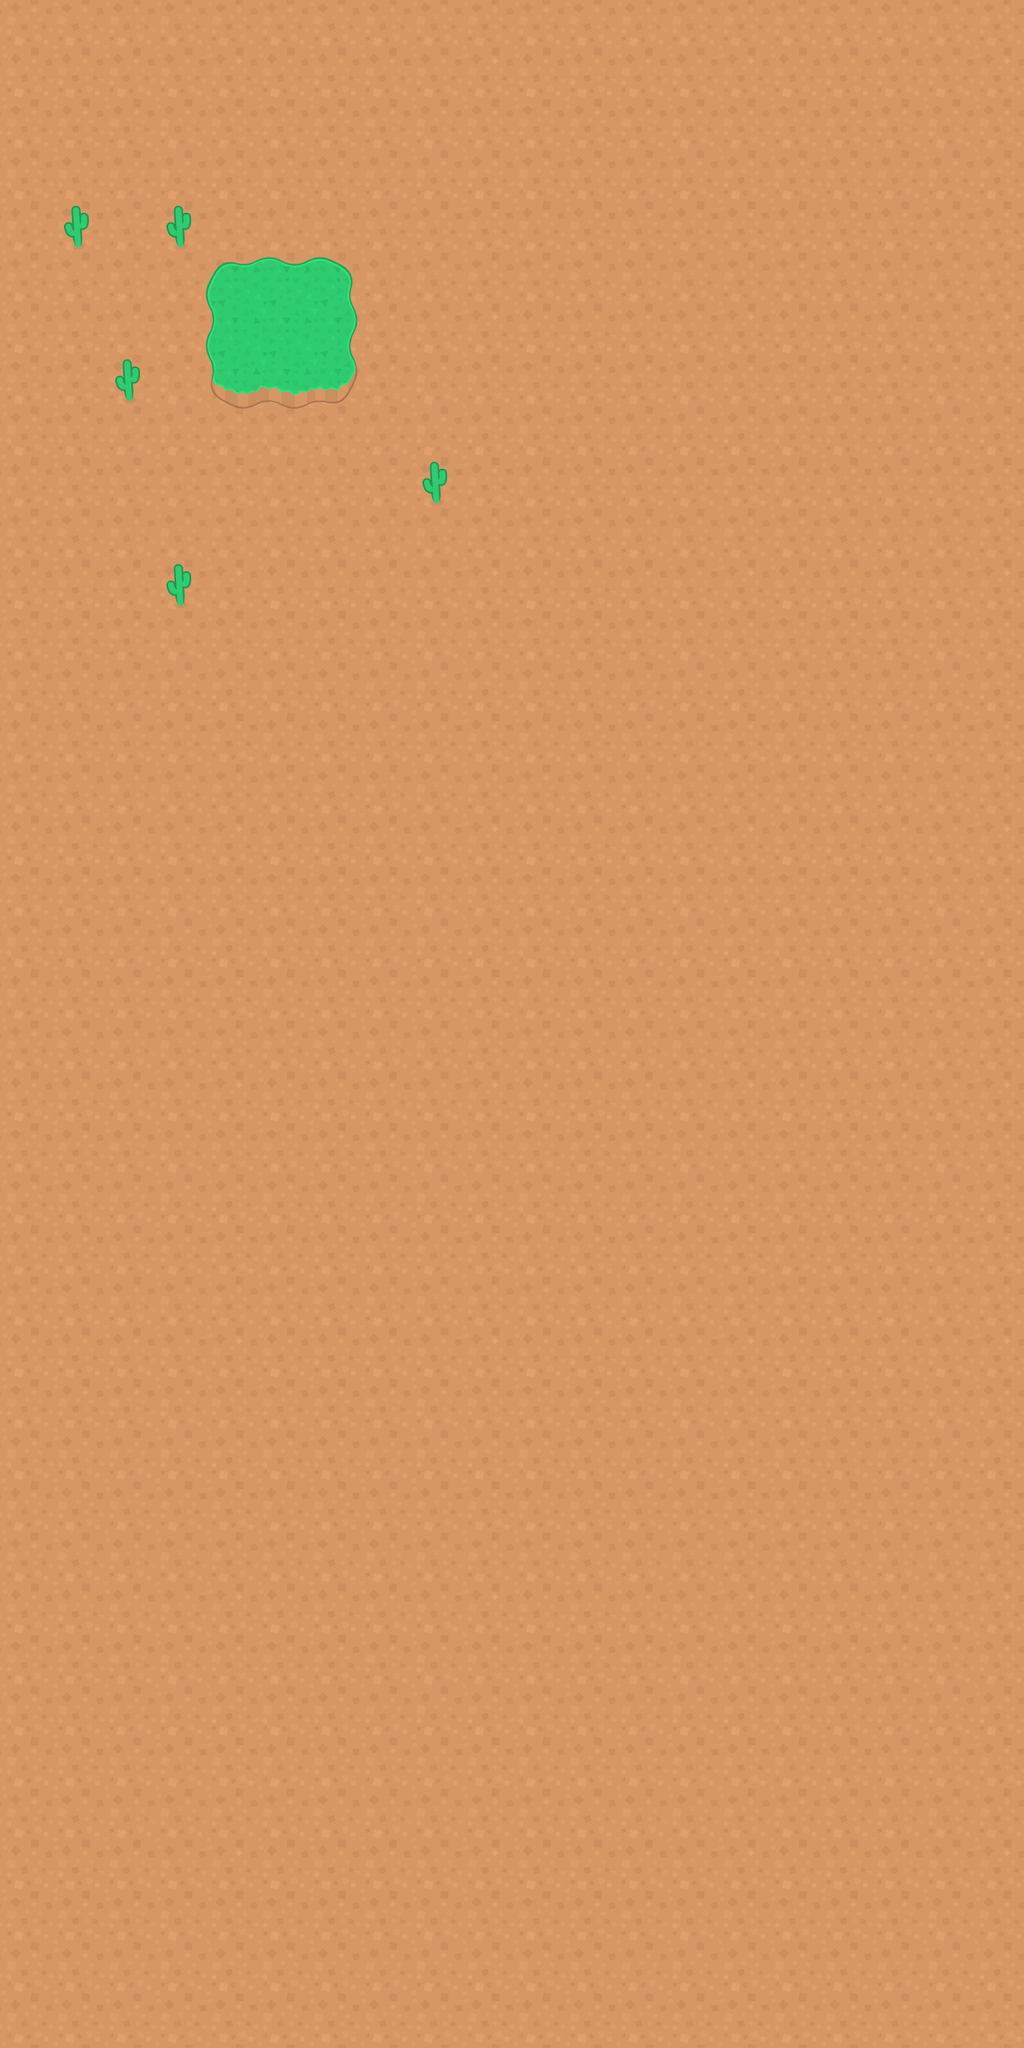

Rendered tile map (Tiled .tmx) drawn with the repository's tilesets; below, a short description and the full map source, tile grids included:
An orthogonal 20x40 tile map with 64x64 px tiles, 3 tile layers (ground, hills, cactus).

<map version="1.2" tiledversion="1.3.4" orientation="orthogonal" renderorder="right-down" width="20" height="40" tilewidth="64" tileheight="64" infinite="0" nextlayerid="7" nextobjectid="1">
 <editorsettings>
  <export target="map1.json" format="json" />
 </editorsettings>
 <tileset firstgid="1" name="tiles1" tilewidth="64" tileheight="64" tilecount="204" columns="17">
  <image source="tiles.png" width="1088" height="768" />
 </tileset>
 <layer id="1" name="ground" width="20" height="40" locked="1">
  <data encoding="csv">
92,92,92,92,92,92,92,92,92,92,92,92,92,92,92,92,92,92,92,92,
92,92,92,92,92,92,92,92,92,92,92,92,92,92,92,92,92,92,92,92,
92,92,92,92,92,92,92,92,92,92,92,92,92,92,92,92,92,92,92,92,
92,92,92,92,92,92,92,92,92,92,92,92,92,92,92,92,92,92,92,92,
92,92,92,92,92,92,92,92,92,92,92,92,92,92,92,92,92,92,92,92,
92,92,92,92,92,92,92,92,92,92,92,92,92,92,92,92,92,92,92,92,
92,92,92,92,92,92,92,92,92,92,92,92,92,92,92,92,92,92,92,92,
92,92,92,92,92,92,92,92,92,92,92,92,92,92,92,92,92,92,92,92,
92,92,92,92,92,92,92,92,92,92,92,92,92,92,92,92,92,92,92,92,
92,92,92,92,92,92,92,92,92,92,92,92,92,92,92,92,92,92,92,92,
92,92,92,92,92,92,92,92,92,92,92,92,92,92,92,92,92,92,92,92,
92,92,92,92,92,92,92,92,92,92,92,92,92,92,92,92,92,92,92,92,
92,92,92,92,92,92,92,92,92,92,92,92,92,92,92,92,92,92,92,92,
92,92,92,92,92,92,92,92,92,92,92,92,92,92,92,92,92,92,92,92,
92,92,92,92,92,92,92,92,92,92,92,92,92,92,92,92,92,92,92,92,
92,92,92,92,92,92,92,92,92,92,92,92,92,92,92,92,92,92,92,92,
92,92,92,92,92,92,92,92,92,92,92,92,92,92,92,92,92,92,92,92,
92,92,92,92,92,92,92,92,92,92,92,92,92,92,92,92,92,92,92,92,
92,92,92,92,92,92,92,92,92,92,92,92,92,92,92,92,92,92,92,92,
92,92,92,92,92,92,92,92,92,92,92,92,92,92,92,92,92,92,92,92,
92,92,92,92,92,92,92,92,92,92,92,92,92,92,92,92,92,92,92,92,
92,92,92,92,92,92,92,92,92,92,92,92,92,92,92,92,92,92,92,92,
92,92,92,92,92,92,92,92,92,92,92,92,92,92,92,92,92,92,92,92,
92,92,92,92,92,92,92,92,92,92,92,92,92,92,92,92,92,92,92,92,
92,92,92,92,92,92,92,92,92,92,92,92,92,92,92,92,92,92,92,92,
92,92,92,92,92,92,92,92,92,92,92,92,92,92,92,92,92,92,92,92,
92,92,92,92,92,92,92,92,92,92,92,92,92,92,92,92,92,92,92,92,
92,92,92,92,92,92,92,92,92,92,92,92,92,92,92,92,92,92,92,92,
92,92,92,92,92,92,92,92,92,92,92,92,92,92,92,92,92,92,92,92,
92,92,92,92,92,92,92,92,92,92,92,92,92,92,92,92,92,92,92,92,
92,92,92,92,92,92,92,92,92,92,92,92,92,92,92,92,92,92,92,92,
92,92,92,92,92,92,92,92,92,92,92,92,92,92,92,92,92,92,92,92,
92,92,92,92,92,92,92,92,92,92,92,92,92,92,92,92,92,92,92,92,
92,92,92,92,92,92,92,92,92,92,92,92,92,92,92,92,92,92,92,92,
92,92,92,92,92,92,92,92,92,92,92,92,92,92,92,92,92,92,92,92,
92,92,92,92,92,92,92,92,92,92,92,92,92,92,92,92,92,92,92,92,
92,92,92,92,92,92,92,92,92,92,92,92,92,92,92,92,92,92,92,92,
92,92,92,92,92,92,92,92,92,92,92,92,92,92,92,92,92,92,92,92,
92,92,92,92,92,92,92,92,92,92,92,92,92,92,92,92,92,92,92,92,
92,92,92,92,92,92,92,92,92,92,92,92,92,92,92,92,92,92,92,92
</data>
 </layer>
 <layer id="6" name="hills" width="20" height="40">
  <data encoding="csv">
0,0,0,0,0,0,0,0,0,0,0,0,0,0,0,0,0,0,0,0,
0,0,0,0,0,0,0,0,0,0,0,0,0,0,0,0,0,0,0,0,
0,0,0,0,0,0,0,0,0,0,0,0,0,0,0,0,0,0,0,0,
0,0,0,0,0,0,0,0,0,0,0,0,0,0,0,0,0,0,0,0,
0,0,0,0,0,0,0,0,0,0,0,0,0,0,0,0,0,0,0,0,
0,0,0,0,6,7,8,0,0,0,0,0,0,0,0,0,0,0,0,0,
0,0,0,0,23,24,25,0,0,0,0,0,0,0,0,0,0,0,0,0,
0,0,0,0,40,41,42,0,0,0,0,0,0,0,0,0,0,0,0,0,
0,0,0,0,0,0,0,0,0,0,0,0,0,0,0,0,0,0,0,0,
0,0,0,0,0,0,0,0,0,0,0,0,0,0,0,0,0,0,0,0,
0,0,0,0,0,0,0,0,0,0,0,0,0,0,0,0,0,0,0,0,
0,0,0,0,0,0,0,0,0,0,0,0,0,0,0,0,0,0,0,0,
0,0,0,0,0,0,0,0,0,0,0,0,0,0,0,0,0,0,0,0,
0,0,0,0,0,0,0,0,0,0,0,0,0,0,0,0,0,0,0,0,
0,0,0,0,0,0,0,0,0,0,0,0,0,0,0,0,0,0,0,0,
0,0,0,0,0,0,0,0,0,0,0,0,0,0,0,0,0,0,0,0,
0,0,0,0,0,0,0,0,0,0,0,0,0,0,0,0,0,0,0,0,
0,0,0,0,0,0,0,0,0,0,0,0,0,0,0,0,0,0,0,0,
0,0,0,0,0,0,0,0,0,0,0,0,0,0,0,0,0,0,0,0,
0,0,0,0,0,0,0,0,0,0,0,0,0,0,0,0,0,0,0,0,
0,0,0,0,0,0,0,0,0,0,0,0,0,0,0,0,0,0,0,0,
0,0,0,0,0,0,0,0,0,0,0,0,0,0,0,0,0,0,0,0,
0,0,0,0,0,0,0,0,0,0,0,0,0,0,0,0,0,0,0,0,
0,0,0,0,0,0,0,0,0,0,0,0,0,0,0,0,0,0,0,0,
0,0,0,0,0,0,0,0,0,0,0,0,0,0,0,0,0,0,0,0,
0,0,0,0,0,0,0,0,0,0,0,0,0,0,0,0,0,0,0,0,
0,0,0,0,0,0,0,0,0,0,0,0,0,0,0,0,0,0,0,0,
0,0,0,0,0,0,0,0,0,0,0,0,0,0,0,0,0,0,0,0,
0,0,0,0,0,0,0,0,0,0,0,0,0,0,0,0,0,0,0,0,
0,0,0,0,0,0,0,0,0,0,0,0,0,0,0,0,0,0,0,0,
0,0,0,0,0,0,0,0,0,0,0,0,0,0,0,0,0,0,0,0,
0,0,0,0,0,0,0,0,0,0,0,0,0,0,0,0,0,0,0,0,
0,0,0,0,0,0,0,0,0,0,0,0,0,0,0,0,0,0,0,0,
0,0,0,0,0,0,0,0,0,0,0,0,0,0,0,0,0,0,0,0,
0,0,0,0,0,0,0,0,0,0,0,0,0,0,0,0,0,0,0,0,
0,0,0,0,0,0,0,0,0,0,0,0,0,0,0,0,0,0,0,0,
0,0,0,0,0,0,0,0,0,0,0,0,0,0,0,0,0,0,0,0,
0,0,0,0,0,0,0,0,0,0,0,0,0,0,0,0,0,0,0,0,
0,0,0,0,0,0,0,0,0,0,0,0,0,0,0,0,0,0,0,0,
0,0,0,0,0,0,0,0,0,0,0,0,0,0,0,0,0,0,0,0
</data>
 </layer>
 <layer id="5" name="cactus" width="20" height="40" locked="1">
  <data encoding="csv">
0,0,0,0,0,0,0,0,0,0,0,0,0,0,0,0,0,0,0,0,
0,0,0,0,0,0,0,0,0,0,0,0,0,0,0,0,0,0,0,0,
0,0,0,0,0,0,0,0,0,0,0,0,0,0,0,0,0,0,0,0,
0,0,0,0,0,0,0,0,0,0,0,0,0,0,0,0,0,0,0,0,
0,39,0,39,0,0,0,0,0,0,0,0,0,0,0,0,0,0,0,0,
0,0,0,0,0,0,0,0,0,0,0,0,0,0,0,0,0,0,0,0,
0,0,0,0,0,0,0,0,0,0,0,0,0,0,0,0,0,0,0,0,
0,0,39,0,0,0,0,0,0,0,0,0,0,0,0,0,0,0,0,0,
0,0,0,0,0,0,0,0,0,0,0,0,0,0,0,0,0,0,0,0,
0,0,0,0,0,0,0,0,39,0,0,0,0,0,0,0,0,0,0,0,
0,0,0,0,0,0,0,0,0,0,0,0,0,0,0,0,0,0,0,0,
0,0,0,39,0,0,0,0,0,0,0,0,0,0,0,0,0,0,0,0,
0,0,0,0,0,0,0,0,0,0,0,0,0,0,0,0,0,0,0,0,
0,0,0,0,0,0,0,0,0,0,0,0,0,0,0,0,0,0,0,0,
0,0,0,0,0,0,0,0,0,0,0,0,0,0,0,0,0,0,0,0,
0,0,0,0,0,0,0,0,0,0,0,0,0,0,0,0,0,0,0,0,
0,0,0,0,0,0,0,0,0,0,0,0,0,0,0,0,0,0,0,0,
0,0,0,0,0,0,0,0,0,0,0,0,0,0,0,0,0,0,0,0,
0,0,0,0,0,0,0,0,0,0,0,0,0,0,0,0,0,0,0,0,
0,0,0,0,0,0,0,0,0,0,0,0,0,0,0,0,0,0,0,0,
0,0,0,0,0,0,0,0,0,0,0,0,0,0,0,0,0,0,0,0,
0,0,0,0,0,0,0,0,0,0,0,0,0,0,0,0,0,0,0,0,
0,0,0,0,0,0,0,0,0,0,0,0,0,0,0,0,0,0,0,0,
0,0,0,0,0,0,0,0,0,0,0,0,0,0,0,0,0,0,0,0,
0,0,0,0,0,0,0,0,0,0,0,0,0,0,0,0,0,0,0,0,
0,0,0,0,0,0,0,0,0,0,0,0,0,0,0,0,0,0,0,0,
0,0,0,0,0,0,0,0,0,0,0,0,0,0,0,0,0,0,0,0,
0,0,0,0,0,0,0,0,0,0,0,0,0,0,0,0,0,0,0,0,
0,0,0,0,0,0,0,0,0,0,0,0,0,0,0,0,0,0,0,0,
0,0,0,0,0,0,0,0,0,0,0,0,0,0,0,0,0,0,0,0,
0,0,0,0,0,0,0,0,0,0,0,0,0,0,0,0,0,0,0,0,
0,0,0,0,0,0,0,0,0,0,0,0,0,0,0,0,0,0,0,0,
0,0,0,0,0,0,0,0,0,0,0,0,0,0,0,0,0,0,0,0,
0,0,0,0,0,0,0,0,0,0,0,0,0,0,0,0,0,0,0,0,
0,0,0,0,0,0,0,0,0,0,0,0,0,0,0,0,0,0,0,0,
0,0,0,0,0,0,0,0,0,0,0,0,0,0,0,0,0,0,0,0,
0,0,0,0,0,0,0,0,0,0,0,0,0,0,0,0,0,0,0,0,
0,0,0,0,0,0,0,0,0,0,0,0,0,0,0,0,0,0,0,0,
0,0,0,0,0,0,0,0,0,0,0,0,0,0,0,0,0,0,0,0,
0,0,0,0,0,0,0,0,0,0,0,0,0,0,0,0,0,0,0,0
</data>
 </layer>
</map>
